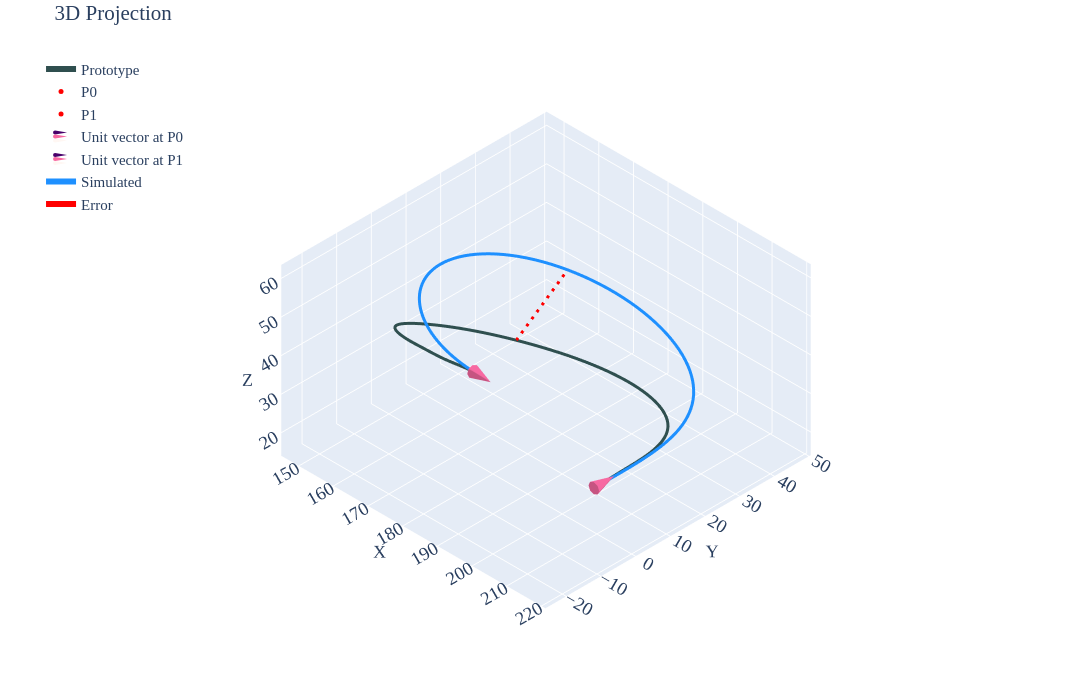

Source (notebook cell):
### Code cell
#| label: p3c2

gravity_looper(psit=3,case=2,twist=-10,pfix='twist-sens\\twist-ccw10\\')
